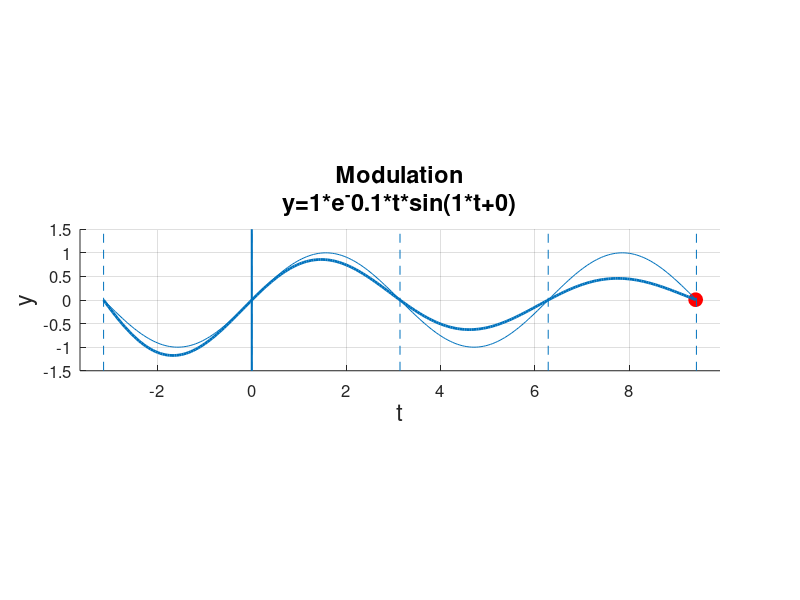

MATLAB code for this plot:
%Test in class 07.02.
%multiple entry test

%-------dialog bos asking user for amplitude-----------
input = inputdlg ({"Amplitude", "Frequency", "Phase", "Coefficient"},...
"Harmonic Oscillation",[1,20; 1,20; 1,20; 1,20],{"1", "1", "0", "0.1"});   %getting user imput
A=str2double(input{1});                                     %amplitude converted from user input
w=str2double(input{2});                                     %frequency converted from user input
fi=str2double(input{3});                                    %phase converted from user input
d=str2double(input{4});                                     %coefficient converted from user input
                                                  

%-----------preparing window----------------------------
figure('units','norm','position',[.1 .1 .8 .7],'color',[.9 .9 .9],...
       'name', "Harmonic Oscillation");                               %Creating Window
a = axes('position',[.1 .1 .8 .8],'color',[1 1 1],'fontsize',[12]);             %Creating Axis
txt = [ "Modulation\ny=" num2str(A) "*e^-" num2str(d) "*t*sin(" num2str(w) "*t+" num2str(fi) ")"];  %preparing amplitude string
a : title (txt,'fontsize',[17]);                                                %titleing diagram
a : ylabel ("y",'fontsize',[17]);                                               %labeling y axis
a : xlabel ("t",'fontsize',[17]);                                               %labeling x axis
grid on;                                                                        %turing on the grid in coordinate system
drawnow;                                                                        %drawing the system

%---------------changeable variables---------------------
%A=1;                                 %Amplitude
%w=1;                                 %frequency
%fi=0;                                %initial phase
i=.05;                                %interval of loop
nplus=1.5;                            %number of oscillations in positive x direction
nneg=.5;                              %number of oscillations in negative x direction

%----------calculating limits of coodinate system--------
lxp=nplus*2*pi;                       %x-limit positive
lxn=-nneg*2*pi;                       %x-limit negative
lyp=A+.5;                             %y-limit positive
lyn=-A-.5;                            %y-limit negative
axis('equal',[lxn-.5 lxp+.5 lyn lyp]) %preparing coordinate system limits
drawnow;                              %drawing the prepared system

%---------------initializing variables-------------------
t=0;                                  %time (==x)
y=0;                                  %y, the elongation                         
t1=lxn;                               %additional t variable
y1=0;                                 %additional y variable                
n=0;

%-------------creating ball for function-----------------
h_Ball=line(lxn,0,'marker','o','markersize',[10],'color',[1 0 0],'markerfacecolor',[1 0 0]); %creating the ball
drawnow;                                                                                     %drawing the ball initially

%--------drawing the lines indicating pi and 2*pi--------
for limit=lxn:pi:lxp;
  
  line([limit limit],[lyn lyp],'linewidth', [.7],'linestyle','--');
  
endfor;

  line([0 0],[lyn lyp],'linewidth', [1.5]);

%-----------------fuction--------------------------------
y1=A*sin(w*lxn+fi);                       %creating first point used to draw trail
yf1=sin(t);                               %drawing the stadart fuction
for t=lxn:i:lxp+.02                           %loop to draw the function
    
    yf=sin(t);            %function
    ee=-d*t;
    y=A*e^(ee)*sin(w*t+fi);            %function
    set(h_Ball,'xdata',t,'ydata',y); %drawing ball at point specified by function
    line([t1 t],[y1 y],'linewidth',[2],'linestyle','--') %drawing trail of the ball
    line([t1 t],[yf1 yf],'linewidth',[.5]) %drawing trail of the ball
    drawnow;                    %drawing trail of function
    t1=t;                       %saving old variables for next turn to draw trail
    y1=y;                       %saving old variables for next turn to draw trail
    yf1=yf;    
    
    
endfor
